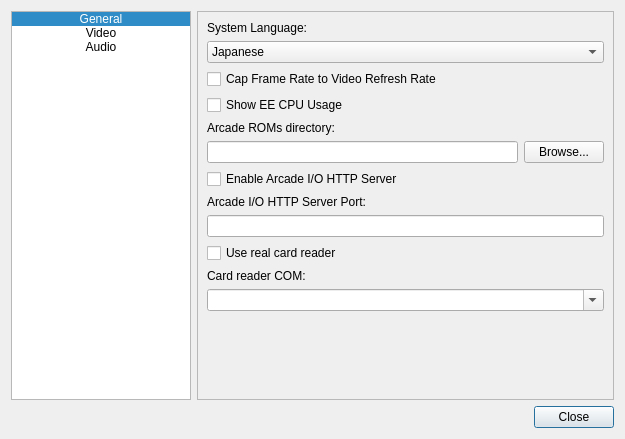
<?xml version="1.0" encoding="UTF-8"?>
<ui version="4.0">
 <class>SettingsDialog</class>
 <widget class="QDialog" name="SettingsDialog">
  <property name="geometry">
   <rect>
    <x>0</x>
    <y>0</y>
    <width>625</width>
    <height>439</height>
   </rect>
  </property>
  <property name="windowTitle">
   <string>Settings</string>
  </property>
  <layout class="QGridLayout" name="gridLayout">
   <item row="1" column="1">
    <widget class="QDialogButtonBox" name="buttonBox">
     <property name="orientation">
      <enum>Qt::Horizontal</enum>
     </property>
     <property name="standardButtons">
      <set>QDialogButtonBox::Close</set>
     </property>
    </widget>
   </item>
   <item row="0" column="0">
    <widget class="QListWidget" name="listWidget">
     <property name="minimumSize">
      <size>
       <width>175</width>
       <height>0</height>
      </size>
     </property>
     <property name="maximumSize">
      <size>
       <width>180</width>
       <height>16777215</height>
      </size>
     </property>
     <property name="editTriggers">
      <set>QAbstractItemView::EditKeyPressed|QAbstractItemView::SelectedClicked</set>
     </property>
     <property name="iconSize">
      <size>
       <width>48</width>
       <height>48</height>
      </size>
     </property>
     <property name="currentRow">
      <number>0</number>
     </property>
     <item>
      <property name="text">
       <string>General</string>
      </property>
      <property name="font">
       <font>
        <kerning>true</kerning>
       </font>
      </property>
      <property name="textAlignment">
       <set>AlignCenter</set>
      </property>
      <property name="icon">
       <iconset resource="resources.qrc">
        <normaloff>:/assets/general.png</normaloff>:/assets/general.png</iconset>
      </property>
      <property name="flags">
       <set>ItemIsSelectable|ItemIsEnabled</set>
      </property>
     </item>
     <item>
      <property name="text">
       <string>Video</string>
      </property>
      <property name="textAlignment">
       <set>AlignCenter</set>
      </property>
      <property name="icon">
       <iconset resource="resources.qrc">
        <normaloff>:/assets/video.png</normaloff>:/assets/video.png</iconset>
      </property>
      <property name="flags">
       <set>ItemIsSelectable|ItemIsEnabled</set>
      </property>
     </item>
     <item>
      <property name="text">
       <string>Audio</string>
      </property>
      <property name="font">
       <font>
        <stylestrategy>PreferDefault</stylestrategy>
       </font>
      </property>
      <property name="textAlignment">
       <set>AlignCenter</set>
      </property>
      <property name="icon">
       <iconset resource="resources.qrc">
        <normaloff>:/assets/music.png</normaloff>:/assets/music.png</iconset>
      </property>
      <property name="flags">
       <set>ItemIsSelectable|ItemIsEnabled</set>
      </property>
     </item>
    </widget>
   </item>
   <item row="0" column="1">
    <widget class="QStackedWidget" name="stackedWidget">
     <property name="frameShape">
      <enum>QFrame::StyledPanel</enum>
     </property>
     <property name="currentIndex">
      <number>0</number>
     </property>
     <widget class="QWidget" name="General">
      <layout class="QVBoxLayout" name="verticalLayout1">
       <item>
        <widget class="QLabel" name="label_2">
         <property name="text">
          <string>System Language:</string>
         </property>
        </widget>
       </item>
       <item>
        <widget class="QComboBox" name="comboBox_system_language">
         <item>
          <property name="text">
           <string>Japanese</string>
          </property>
         </item>
         <item>
          <property name="text">
           <string>English</string>
          </property>
         </item>
         <item>
          <property name="text">
           <string>French</string>
          </property>
         </item>
         <item>
          <property name="text">
           <string>Spanish</string>
          </property>
         </item>
         <item>
          <property name="text">
           <string>German</string>
          </property>
         </item>
         <item>
          <property name="text">
           <string>Italian</string>
          </property>
         </item>
         <item>
          <property name="text">
           <string>Dutch</string>
          </property>
         </item>
         <item>
          <property name="text">
           <string>Portuguese</string>
          </property>
         </item>
         <item>
          <property name="text">
           <string>Russian</string>
          </property>
         </item>
         <item>
          <property name="text">
           <string>Korean</string>
          </property>
         </item>
         <item>
          <property name="text">
           <string>Traditional Chinese</string>
          </property>
         </item>
         <item>
          <property name="text">
           <string>Simplified Chinese</string>
          </property>
         </item>
        </widget>
       </item>
       <item>
        <widget class="QCheckBox" name="checkBox_limitFrameRate">
         <property name="text">
          <string>Cap Frame Rate to Video Refresh Rate</string>
         </property>
        </widget>
       </item>
       <item>
        <widget class="QCheckBox" name="checkBox_showEECPUUsage">
         <property name="text">
          <string>Show EE CPU Usage</string>
         </property>
        </widget>
       </item>
       <item>
        <widget class="QLabel" name="label_8">
         <property name="text">
          <string>Arcade ROMs directory:</string>
         </property>
        </widget>
       </item>
       <item>
        <layout class="QHBoxLayout" name="horizontalLayout">
         <item>
          <widget class="QLineEdit" name="edit_arcadeRoms_dir">
           <property name="readOnly">
            <bool>true</bool>
           </property>
          </widget>
         </item>
         <item>
          <widget class="QPushButton" name="button_browseArcadeRomsDir">
           <property name="text">
            <string>Browse...</string>
           </property>
          </widget>
         </item>
        </layout>
       </item>
       <item>
        <widget class="QCheckBox" name="checkBox_enableArcadeIOServer">
         <property name="text">
          <string>Enable Arcade I/O HTTP Server</string>
         </property>
        </widget>
       </item>
       <item>
        <widget class="QLabel" name="label_9">
         <property name="text">
          <string>Arcade I/O HTTP Server Port:</string>
         </property>
        </widget>
       </item>
       <item>
        <widget class="QLineEdit" name="lineEdit_arcadeIOServerPort"/>
       </item>
       <item>
        <widget class="QCheckBox" name="checkBox_useRealCardReader">
         <property name="text">
          <string>Use real card reader</string>
         </property>
        </widget>
       </item>
       <item>
        <widget class="QLabel" name="label_cardReaderCom">
         <property name="text">
          <string>Card reader COM:</string>
         </property>
        </widget>
       </item>
       <item>
        <widget class="QComboBox" name="comboBox_cardReaderCom">
         <property name="editable">
          <bool>true</bool>
         </property>
        </widget>
       </item>
       <item>
        <spacer name="verticalSpacer_2">
         <property name="orientation">
          <enum>Qt::Vertical</enum>
         </property>
         <property name="sizeHint" stdset="0">
          <size>
           <width>20</width>
           <height>40</height>
          </size>
         </property>
        </spacer>
       </item>
      </layout>
     </widget>
     <widget class="QWidget" name="Video">
      <layout class="QVBoxLayout" name="verticalLayout">
       <item>
        <widget class="QLabel" name="label_3">
         <property name="text">
          <string>&lt;html&gt;&lt;head/&gt;&lt;body&gt;&lt;p&gt;Resolution:&lt;/p&gt;&lt;/body&gt;&lt;/html&gt;</string>
         </property>
        </widget>
       </item>
       <item>
        <widget class="QComboBox" name="comboBox_res_multiplyer">
         <item>
          <property name="text">
           <string>1x (~480)</string>
          </property>
         </item>
         <item>
          <property name="text">
           <string>2x (~960p)</string>
          </property>
         </item>
         <item>
          <property name="text">
           <string>4x (~1920p)</string>
          </property>
         </item>
         <item>
          <property name="text">
           <string>8x (~4320p / 8k)</string>
          </property>
         </item>
         <item>
          <property name="text">
           <string>16x (~7680p / 16k)</string>
          </property>
         </item>
        </widget>
       </item>
       <item>
        <widget class="QLabel" name="label">
         <property name="text">
          <string>&lt;html&gt;&lt;head/&gt;&lt;body&gt;&lt;p&gt;Presentation Mode:&lt;/p&gt;&lt;/body&gt;&lt;/html&gt;</string>
         </property>
        </widget>
       </item>
       <item>
        <widget class="QComboBox" name="comboBox_presentation_mode">
         <property name="currentIndex">
          <number>1</number>
         </property>
         <item>
          <property name="text">
           <string>Fill Screen</string>
          </property>
         </item>
         <item>
          <property name="text">
           <string>Fit Screen</string>
          </property>
         </item>
         <item>
          <property name="text">
           <string>Original Size</string>
          </property>
         </item>
        </widget>
       </item>
       <item>
        <widget class="QCheckBox" name="checkBox_widescreenOutput">
         <property name="text">
          <string>Resize output to widescreen (16:9)</string>
         </property>
        </widget>
       </item>
       <item>
        <widget class="QCheckBox" name="checkBox_enable_gs_ram_reads">
         <property name="text">
          <string>Enable GS RAM reads</string>
         </property>
        </widget>
       </item>
       <item>
        <widget class="QCheckBox" name="checkBox_force_bilinear_filtering">
         <property name="text">
          <string>Force Bilinear Filtering</string>
         </property>
        </widget>
       </item>
       <item>
        <widget class="QWidget" name="gs_option_widget" native="true">
         <layout class="QGridLayout" name="gridLayout_2">
          <property name="leftMargin">
           <number>0</number>
          </property>
          <property name="topMargin">
           <number>0</number>
          </property>
          <property name="rightMargin">
           <number>0</number>
          </property>
          <property name="bottomMargin">
           <number>0</number>
          </property>
          <item row="0" column="0">
           <widget class="QLabel" name="label_6">
            <property name="text">
             <string>GS Handler:</string>
            </property>
           </widget>
          </item>
          <item row="2" column="0">
           <widget class="QLabel" name="label_7">
            <property name="text">
             <string>Vulkan Device:</string>
            </property>
           </widget>
          </item>
          <item row="1" column="0">
           <widget class="QComboBox" name="comboBox_gs_selection"/>
          </item>
          <item row="3" column="0">
           <widget class="QComboBox" name="comboBox_vulkan_device"/>
          </item>
          <item row="4" column="0">
           <widget class="QLabel" name="label_5">
            <property name="text">
             <string>Warning: Changing these settings during gameplay can produce unexpected results.</string>
            </property>
            <property name="textFormat">
             <enum>Qt::AutoText</enum>
            </property>
            <property name="alignment">
             <set>Qt::AlignLeading|Qt::AlignLeft|Qt::AlignTop</set>
            </property>
            <property name="wordWrap">
             <bool>true</bool>
            </property>
           </widget>
          </item>
         </layout>
        </widget>
       </item>
       <item>
        <widget class="QPushButton" name="button_vulkanDeviceInfo">
         <property name="text">
          <string>Show Vulkan Device Info...</string>
         </property>
        </widget>
       </item>
       <item>
        <spacer name="verticalSpacer">
         <property name="orientation">
          <enum>Qt::Vertical</enum>
         </property>
         <property name="sizeHint" stdset="0">
          <size>
           <width>20</width>
           <height>40</height>
          </size>
         </property>
        </spacer>
       </item>
      </layout>
     </widget>
     <widget class="QWidget" name="Audio">
      <layout class="QVBoxLayout" name="verticalLayout2">
       <item>
        <widget class="QCheckBox" name="checkBox_enable_audio">
         <property name="text">
          <string>Enable Audio Output</string>
         </property>
        </widget>
       </item>
       <item>
        <widget class="QLabel" name="label_4">
         <property name="text">
          <string>Buffer Size:</string>
         </property>
        </widget>
       </item>
       <item>
        <widget class="QSpinBox" name="spinBox_spuBlockCount">
         <property name="minimum">
          <number>10</number>
         </property>
         <property name="maximum">
          <number>400</number>
         </property>
         <property name="singleStep">
          <number>10</number>
         </property>
         <property name="value">
          <number>400</number>
         </property>
        </widget>
       </item>
       <item>
        <spacer name="verticalSpacer_3">
         <property name="orientation">
          <enum>Qt::Vertical</enum>
         </property>
         <property name="sizeHint" stdset="0">
          <size>
           <width>20</width>
           <height>40</height>
          </size>
         </property>
        </spacer>
       </item>
      </layout>
     </widget>
    </widget>
   </item>
  </layout>
 </widget>
 <resources>
  <include location="resources.qrc"/>
 </resources>
 <connections>
  <connection>
   <sender>buttonBox</sender>
   <signal>accepted()</signal>
   <receiver>SettingsDialog</receiver>
   <slot>accept()</slot>
   <hints>
    <hint type="sourcelabel">
     <x>248</x>
     <y>254</y>
    </hint>
    <hint type="destinationlabel">
     <x>157</x>
     <y>274</y>
    </hint>
   </hints>
  </connection>
  <connection>
   <sender>buttonBox</sender>
   <signal>rejected()</signal>
   <receiver>SettingsDialog</receiver>
   <slot>reject()</slot>
   <hints>
    <hint type="sourcelabel">
     <x>316</x>
     <y>260</y>
    </hint>
    <hint type="destinationlabel">
     <x>286</x>
     <y>274</y>
    </hint>
   </hints>
  </connection>
 </connections>
</ui>
